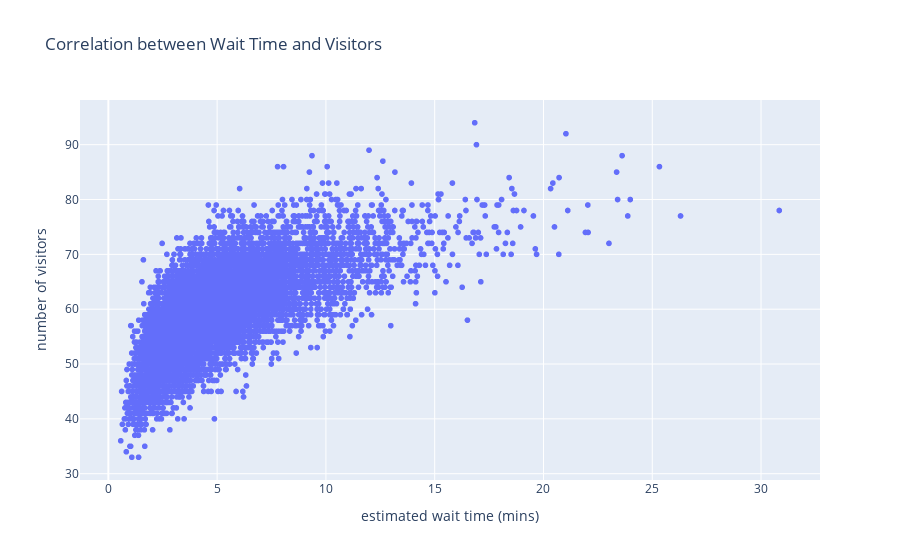

The notebook cell saved with this chart:
### Markdown cell above
## Relationship between Visitors and Wait Time (3.3)

### Code cell
fig = px.scatter(df, x="estimated wait time (mins)", y="number of visitors", title='Correlation between Wait Time and Visitors')
fig.show()

### Figure 1 — Plotly figure (JSON) as saved in the notebook; plotly's stock layout.template omitted (floating-point values rounded to 4 significant figures; data arrays with more than 128 entries replaced by an {"elided": "..."} marker saying what was removed)
{"data": [{"hovertemplate": "estimated wait time (mins)=%{x}<br>number of visitors=%{y}<extra></extra>", "legendgroup": "", "marker": {"color": "#636efa", "symbol": "circle"}, "mode": "markers", "name": "", "showlegend": false, "type": "scattergl", "x": {"elided": "10000 float values"}, "xaxis": "x", "y": {"elided": "10000 int values"}, "yaxis": "y"}], "layout": {"legend": {"tracegroupgap": 0}, "title": {"text": "Correlation between Wait Time and Visitors"}, "xaxis": {"anchor": "y", "domain": [0, 1], "title": {"text": "estimated wait time (mins)"}}, "yaxis": {"anchor": "x", "domain": [0, 1], "title": {"text": "number of visitors"}}}}
